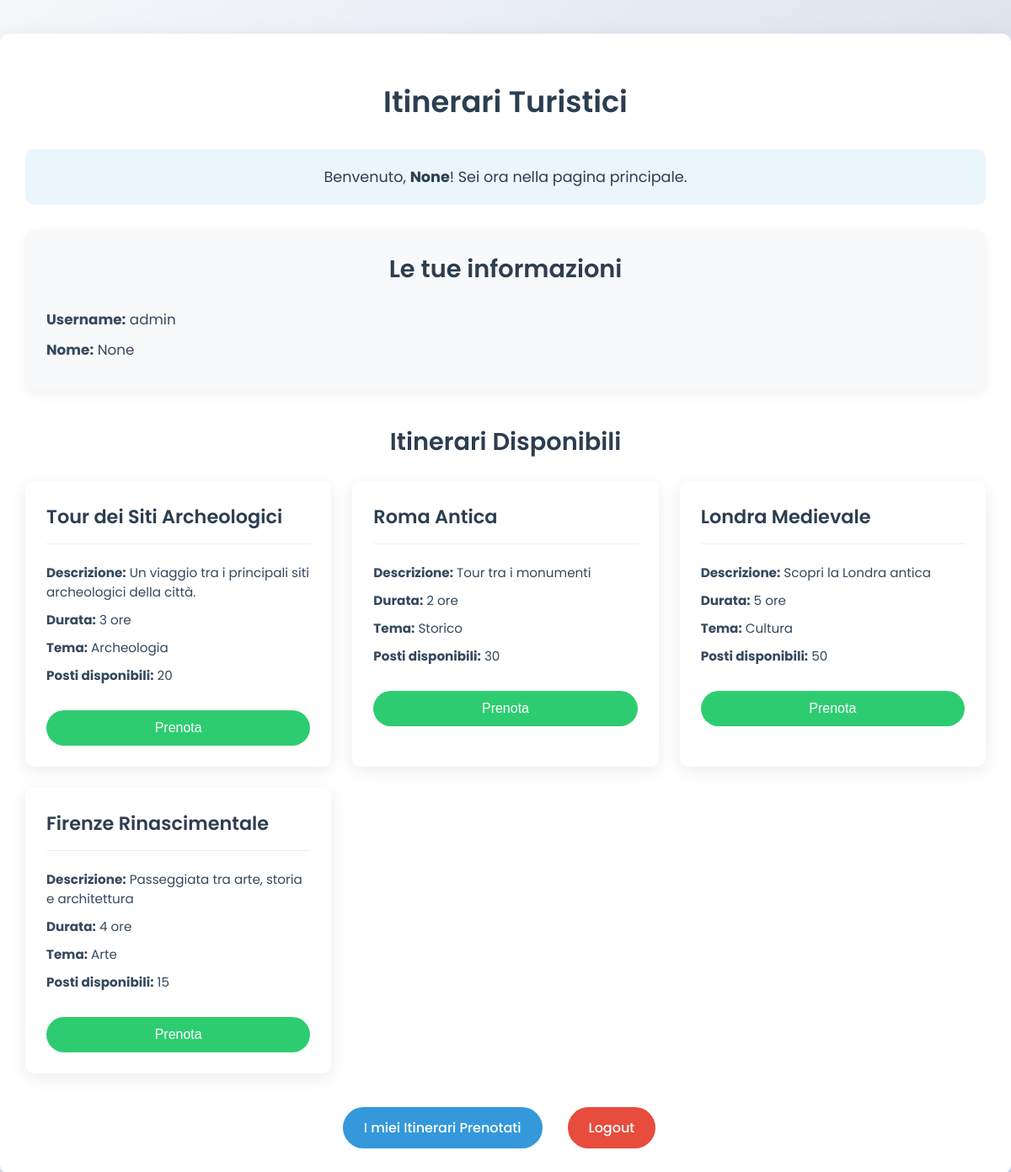
Page /principale/ (signed in) on the earlier database version.
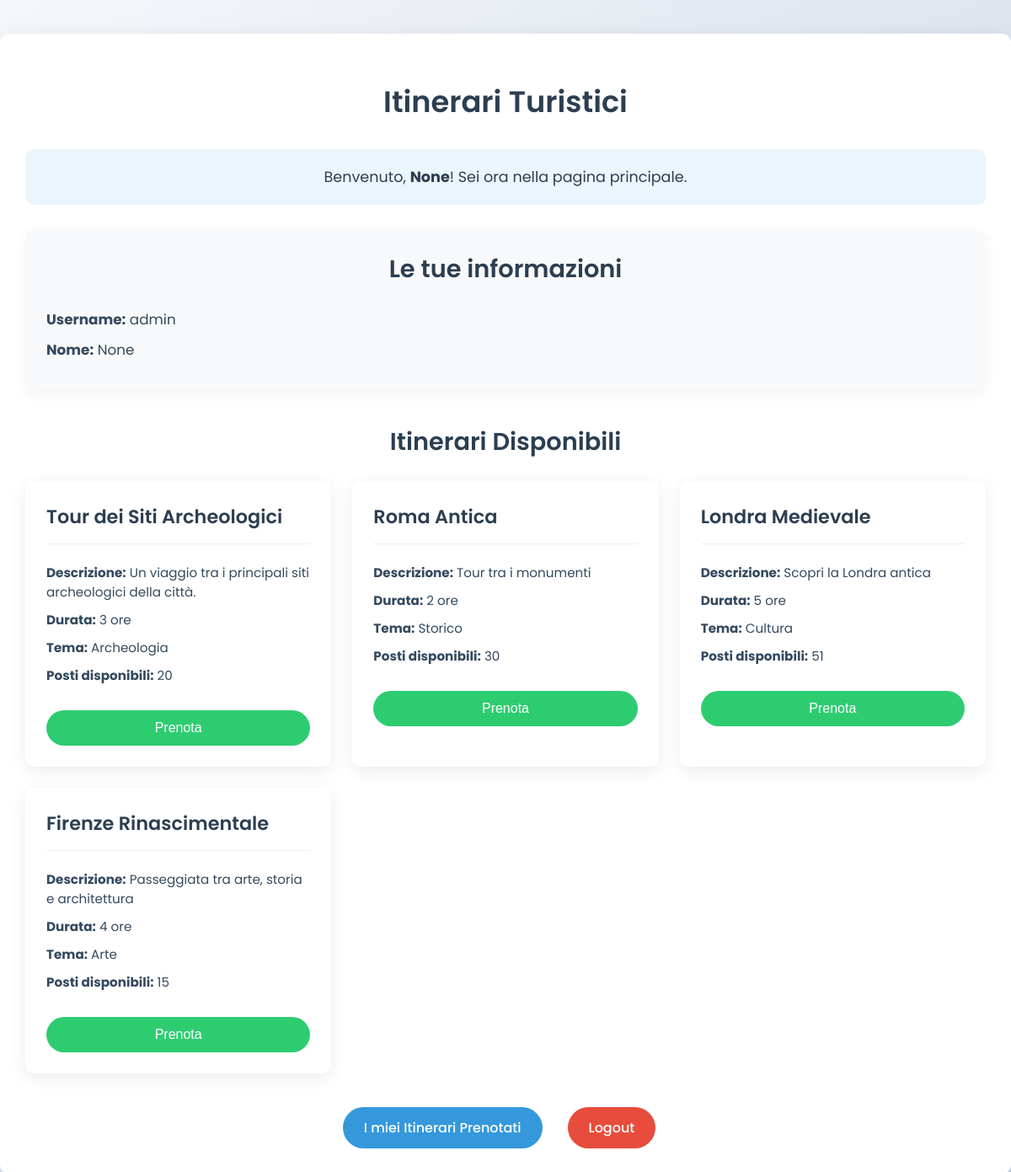
Same page on the later database version.
### Itinerari/models.py (models this page shows, shortened)
class Itinerario(models.Model):
    id_itinerario = models.AutoField(primary_key=True)
    titolo = models.CharField(max_length=100, null=True)
    descrizione = models.CharField(max_length=100, null=True)
    durata = models.CharField(max_length=100, null=True)
    maxpartecipanti = models.IntegerField()
    tema = models.CharField(max_length=100, null=True)
    stato = models.BooleanField()
    guida = models.ForeignKey(Guida, on_delete=models.CASCADE, null=True)

### Itinerari/views.py (the view)
# urls.py: path('principale/', views.principale, name='principale'),
def principale(request):
    if 'turista_username' not in request.session:
        return redirect('login_turista')
    username = request.session.get('turista_username')
    nome = request.session.get('turista_nome')
    itinerari = Itinerario.objects.filter(stato=True, maxpartecipanti__gt=0)
    return render(request, 'principale.html', {
        'username': username,
        'nome': nome,
        'itinerari': itinerari
    })

### templates/principale.html (shortened to what this page needs)
<!DOCTYPE html>
<html lang="en">
<head>
</head>
<body>
    <div class="container">
        <h1>Itinerari Turistici</h1>
        <div class="welcome-message">
            Benvenuto, <strong>{{ nome }}</strong>! Sei ora nella pagina principale.
        </div>
        <div class="user-info">
            <h2>Le tue informazioni</h2>
            <p><strong>Username:</strong> {{ username }}</p>
            <p><strong>Nome:</strong> {{ nome }}</p>
        </div>
        <div class="itinerari-container">
            <h2>Itinerari Disponibili</h2>
            {% if itinerari %}
                <div class="itinerari-list">
                    {% for itinerario in itinerari %}
                        <div class="itinerario-card">
                            <h3>{{ itinerario.titolo }}</h3>
                            <p><strong>Descrizione:</strong> {{ itinerario.descrizione }}</p>
                            <p><strong>Durata:</strong> {{ itinerario.durata }}</p>
                            <p><strong>Tema:</strong> {{ itinerario.tema }}</p>
                            <p><strong>Posti disponibili:</strong> {{ itinerario.maxpartecipanti }}</p>
                            <form method="post" action="{% url 'prenota_itinerario' %}">
                                <button type="submit" class="button prenota-button">Prenota</button>
                            </form>
                        </div>
                    {% endfor %}
                </div>
            {% else %}
                <p>Non ci sono itinerari disponibili al momento.</p>
            {% endif %}
        </div>
        <div class="menu-buttons">
            <a href="{% url 'itinerari_prenotati' %}" class="button">I miei Itinerari Prenotati</a>
            <a href="{% url 'benvenuto' %}" class="button logout-button">Logout</a>
        </div>
    </div>
</body>
</html>

Differences in the rows shown:
changed Itinerario "Londra Medievale": maxpartecipanti "50" → "51"
